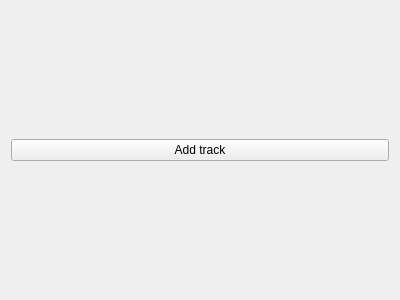
<?xml version="1.0" encoding="UTF-8"?>
<ui version="4.0">
 <class>AmbianceTab</class>
 <widget class="QWidget" name="AmbianceTab">
  <property name="geometry">
   <rect>
    <x>0</x>
    <y>0</y>
    <width>400</width>
    <height>300</height>
   </rect>
  </property>
  <property name="windowTitle">
   <string>Form</string>
  </property>
  <property name="styleSheet">
   <string notr="true">QGridLayout &gt; QFrame {
	background: gray;
	border: 2px solid gray;
	border-radius: 10px;
}</string>
  </property>
  <layout class="QVBoxLayout" name="verticalLayout">
   <item>
    <layout class="QGridLayout" name="trackList"/>
   </item>
   <item>
    <widget class="QPushButton" name="addTrack">
     <property name="text">
      <string>Add track</string>
     </property>
    </widget>
   </item>
  </layout>
 </widget>
 <resources/>
 <connections/>
</ui>
